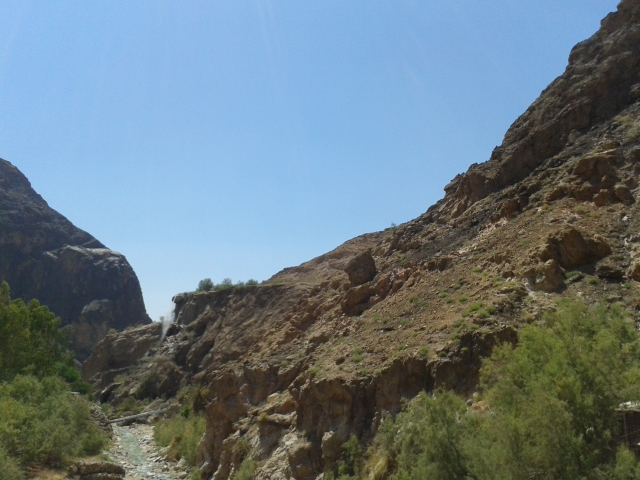
#> input picture 1_Basics/TutorialBasics/images/jordan.jpeg, 640 x 480 px
$ jupyter execute skimage_intro_1.ipynb
#> lines starting #> are read from the running program, lines starting #| are printed output that depends on the picture; after the words box and inside, x2 and y2 are one past the last pixel; in counts of white or black regions, pixels touching at a corner belong together
# Short Skimage Tutorial

This is a very short introduction to the [Scikit-image library](https://scikit-image.org/docs/stable/user_guide.html), including the main operations for image manipulation.

What is an image? Images are n-dimensional arrays where each element corresponds to a pixel.

Images manipulated by the Scikit-image library are stored as Numpy arrays.

 See [A crash course on NumPy for images](http://scikit-image.org/docs/dev/user_guide/numpy_images.html#numpy-indexing) for more information.

 The most common [image types](https://scikit-image.org/docs/stable/user_guide/data_types.html) are:

a) grey-level images containing 1 channel of X rows and Y columns.

b) RGB /color images containing 3 channels per color (RGB) where each channel/plane is formed by X rows and Y columns.

## How to create an image?

[cell 1]
import numpy as np

image=np.zeros((10,20))
print(image[0,1]) #check the pixel value
print(image.shape)
print(image.size)
print(image.dtype)

[cell 2]
import numpy as np
x = np.float32(1.0) #creating a variabe of type float32
print(x)

[cell 3]
y = np.int_([1,2,4])  #creating an array of type int64
print(y)
print(y.dtype)

[cell 4]
z = np.arange(3, dtype=np.uint8)  #creating an array of type uint8
print(z)
print(z.dtype)

[cell 5]
z = np.zeros((3, 4), dtype=np.uint8)  #creating a bidimensional array of type uint8
print(z)
print(z.dtype)

Exercise: Create an image of type uint8 specifying its pixel values.

[cell 6]
ii=np.array([[0, 0, 0],[255,255,255]], dtype=np.uint8)
print(ii)

## How to visualize the image?

[cell 7]
import matplotlib.pyplot as plt

plt.imshow(ii, cmap='gray')

## Creating a color image

[cell 8]
ii=np.zeros((20,30,3), dtype=np.uint8)
ii[5,0:29,0]=8*np.arange(29)
ii[10,0:29,1]=np.arange(29)
ii[15,0:29,2]=8*np.arange(29)+15
ii[18,0:29,:]=[255,255,255]

plt.imshow(ii)
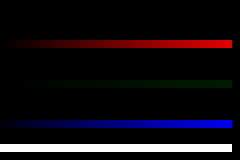
#> shown: shape (20, 30, 3) (shown 8 times larger); mean R, G, B 17.7, 13, 18.5

## Reading and writing images

Utilities to read and write images in various formats are available in the Module `io`.

[cell 9]
from skimage import io #necessary to read and write images

img = io.imread('images/jordan.jpeg')
#> img is the input picture: shape (480, 640, 3); mean R, G, B 104.3, 121, 128.5

plt.imshow(img) #Visualizing a figure with the image
plt.show()

img2 = img-50 #si queda quelcom negatiu tot acaba amb coses super rares... (compte)
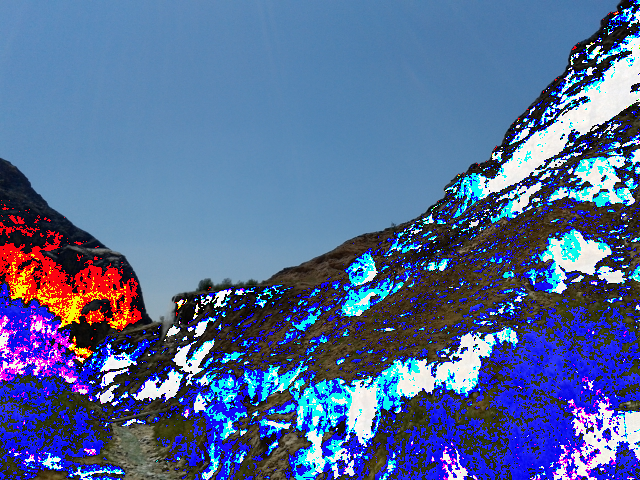
#> img2: shape (480, 640, 3); mean R, G, B 82.9, 104.1, 150.4
plt.imshow(img2)
io.imsave('images/dark_image.bmp',img2)

**Exercise**: Visualize the image you just stored on the disk.
Can you explain what happened?

Scikit-image provides a set of [standard test images](http://scikit-image.org/docs/dev/api/skimage.data.html?highlight=imread#skimage.data.imread) in the Module `data`: astronaut, binary_blobs, camera, checkerboard, chelsea, clock, coffee, coins, etc.

[cell 10]
from skimage import data

camera = data.camera()
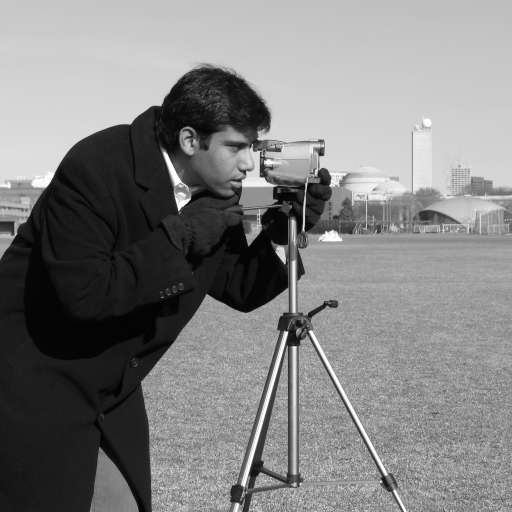
#> input picture skimage.data.camera(), 512 x 512 px
#> camera is the input picture: shape (512, 512); min 0, max 255, mean 129.1
print(type(camera))
#| <class 'numpy.ndarray'>
print(camera.shape)
#| (512, 512)
print(camera.size)
#| 262144
plt.imshow(camera)
plt.show()
plt.imshow(camera, cmap='gray') # we can visualize the image 'camera' in gray scale colormap,
                                #you can look at matplotlib for different colormaps
plt.show()

## Basic image manipulation

NumPy arrays representing images can be of different numerical types, such as integer or float.

See [Image data types and what they mean](http://scikit-image.org/docs/dev/user_guide/data_types.html#data-types) for more information about these types and how scikit-image treats them.

How shall we change the type of an image?

[cell 11]
from skimage import img_as_float
import numpy as np

image = np.arange(0, 50, 10, dtype=np.uint8) # arange function defines a vector from 0 to 50 in steps of 10.
print(image)

What is the difference between the two following operations?

[cell 12]
#skyimage passa per defecte a flotant. és a dir, va de [0,255] a [0,1], ho fa obviament dividint.,
print(image.astype(float))
print(img_as_float(image))

Can you explain the following code?

[cell 13]
image.astype(float)[2]=5
im1=image.astype(float)
im1[2]=100
print("im1[2]: ",im1[2])
print("image[2]: ", image[2])
img_as_float(image)[2]=0.5
print("image[2]: ", image[2])

How to convert an image from `uint8` to `float`? And from `float` to `uint8`?

## Color (RGB) images

A color image is a NumPy array, with an additional trailing dimension for the channels. See [Scikit-image Color images](http://scikit-image.org/docs/dev/user_guide/numpy_images.html#color-images) for more information.

[cell 14]
cat = data.chelsea()
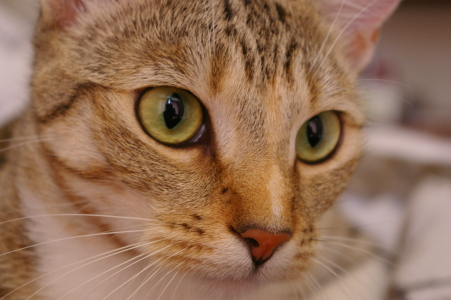
#> input picture skimage.data.chelsea(), 451 x 300 px
#> cat is the input picture: shape (300, 451, 3); mean R, G, B 147.7, 111.4, 86.8
print(type(cat))
#| <class 'numpy.ndarray'>
print(cat.shape)
#| (300, 451, 3)
plt.imshow(cat)
plt.show()

Remember the way `numpy` allows us to index certain positions in a matrix. If we have a matrix `M`, we can access to a certain pixel `(i,j)` using the command `M[i,j]`, where `i` is the row and `j` the column. In order to index all the positions, we have to use the character `:`.

[cell 15]
cat[230:255, 220:285] = 0 # set the pixels at rows from 230 to 255, columns from 220 to 285 to black
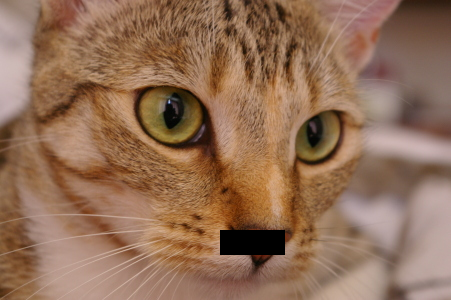
#> cat: shape (300, 451, 3); 1.2% of pixels changed, all inside (x1, y1, x2, y2) = (220, 230, 285, 255)
plt.imshow(cat)
plt.show()

cat[50:65, 61] = [0, 255, 0] # set the pixel at row 50, column 61 to green; remember [red, green, blue]
#> cat: shape (300, 451, 3); 0.01% of pixels changed, all inside (x1, y1, x2, y2) = (61, 50, 62, 65)
plt.imshow(cat)
plt.show()

[cell 16]
cat = data.chelsea()
reddish = cat[:, :, 0] > 160
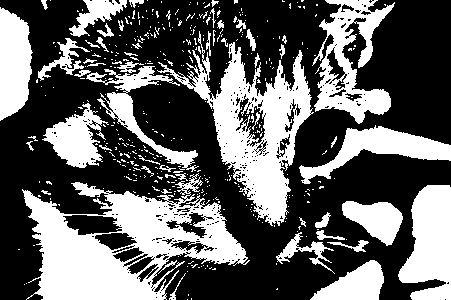
#> reddish: shape (300, 451) bool; 38% white; 424 white regions (370 under 20 px), largest, box (x1, y1, x2, y2) and area: (22, 173, 250, 300) 13899, (157, 31, 314, 226) 9643, (312, 0, 395, 124) 4469
cat[reddish] = [0, 255, 0]
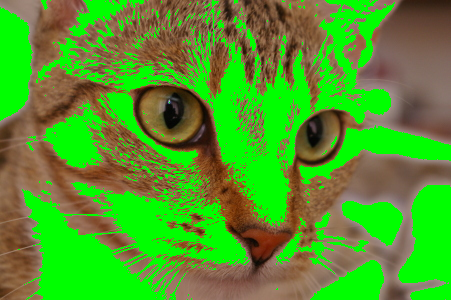
#> cat: shape (300, 451, 3); mean R, G, B 80.3, 154.7, 41.9
plt.imshow(cat)
plt.show()

Note that it is always much faster to iterate on the rightmost indices. See the following example:

[cell 17]
def in_order_multiply(arr, scalar):
#> called with arr = array of shape (100, 1024, 1024), scalar = 5
     for plane in range(arr.shape[0]):
         arr[plane, :, :] *= scalar

def out_of_order_multiply(arr, scalar):
#> called with arr = array of shape (100, 1024, 1024), scalar = 5
     for plane in range(arr.shape[2]):
         arr[:, :, plane] *= scalar

import time
im3d = np.random.rand(100, 1024, 1024)
t0 = time.time(); x = in_order_multiply(im3d, 5); t1 = time.time()

print("%.2f seconds" % (t1 - t0))

im3d_t = np.transpose(im3d).copy() # place "planes" dimension at end
im3d_t.shape
s0 = time.time(); x = out_of_order_multiply(im3d, 5); s1 = time.time()

print("%.2f seconds" % (s1 - s0))
print("Speedup: %.1fx" % ((s1 - s0) / (t1 - t0)))

Addendum to dimension names and orders in Scikit-image:

Image type: 2D color video
Coordinates: (t, row, col, ch)

## Image adjustment: transforming image content

### Color manipulation

Most functions for manipulating color channels are found in the Module `color`. See [Scikit-image Color manipulation](http://scikit-image.org/docs/dev/user_guide/transforming_image_data.html) for more information.

[cell 18]
from skimage import color

# bright saturated red
red_pixel_rgb = np.array([[[255, 0, 0]]], dtype=np.uint8)
plt.imshow(red_pixel_rgb)
plt.show()
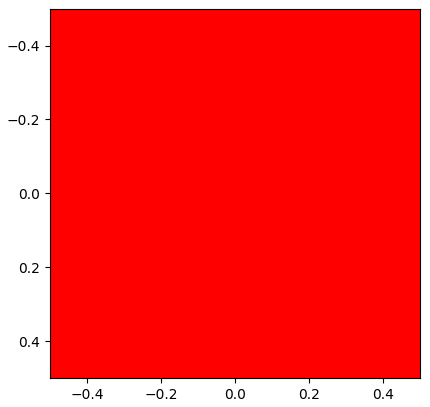
#> figure drawn by matplotlib, 1 panel
print(red_pixel_rgb.shape)

[cell 19]
# darker saturated blue
dark_blue_pixel_rgb = np.array([[[0, 0, 100]]], dtype=np.uint8)
plt.imshow(dark_blue_pixel_rgb)
plt.show()
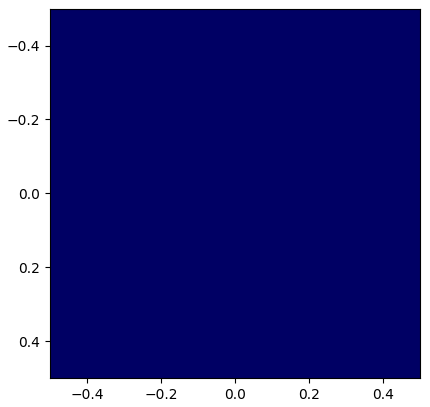
#> figure drawn by matplotlib, 1 panel
print(dark_blue_pixel_rgb.shape)

[cell 20]
# less saturated pink
pink_pixel_rgb = np.array([[[255, 100, 255]]], dtype=np.uint8)
plt.imshow(pink_pixel_rgb)
plt.show()
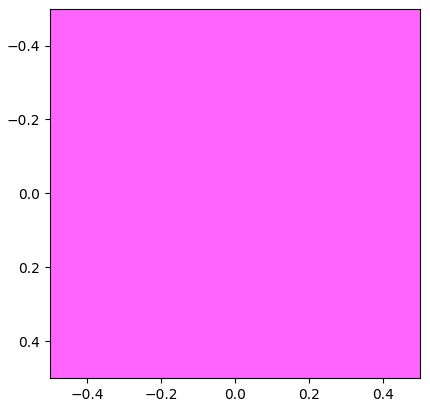
#> figure drawn by matplotlib, 1 panel
